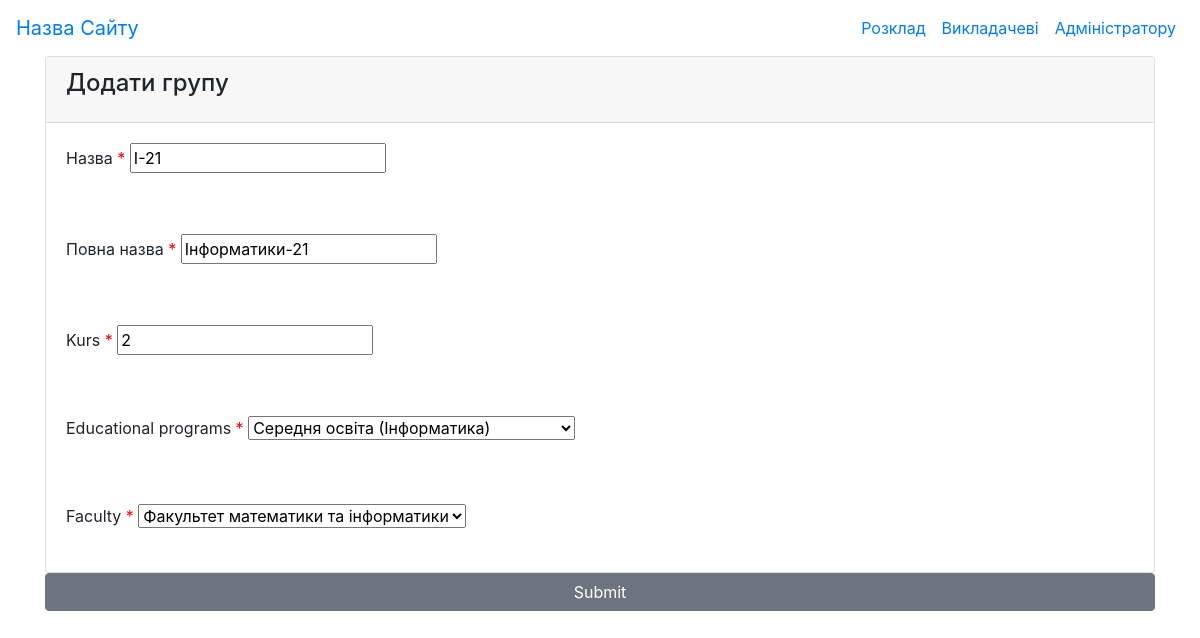
Screenshot of /control/group-create-or-update/update/2/ with the database file from the repository.
### group/models.py (models this page shows, shortened)
class Groups(models.Model):
    title=models.CharField('Назва', max_length=75)
    titleFull=models.CharField('Повна назва', max_length=150)
    kurs=models.PositiveIntegerField(default=1)
    educational_programs=models.ForeignKey(EducationalPrograms,on_delete=models.PROTECT)
    faculty=models.ForeignKey(Facultys,on_delete=models.PROTECT)

### group/views.py (the view, shortened to what this page needs)
# urls.py: path('update/<int:pk>/', GroupsUpdate.as_view(), name='group_update'),
class GroupsUpdate(UpdateView):
    model = Groups
    form_class = GroupsForm
    template_name = "group/group_create_or_update.html"
    success_url = reverse_lazy('group_list')

### group/forms.py
class GroupsForm(ModelForm):
    class Meta:
        model=Groups
        fields='__all__'

### control/models.py (called while the page is built)
    def __str__(self):
        return self.title

### educational_programs/models.py (called while the page is built)
    def __str__(self):
        return self.title

### group/templates/group/group_create_or_update.html (shortened to what this page needs)
{% extends "main/index.html" %}
{% block content %}
<form enctype="multipart/form-data" class="container" method="post" id="group_form">
    <div class="card">
        <div class="card-header card-header-secondary">
            <h4 class="card-title">Додати групу</h4>
        </div>
        {% for field in form %}
            <div class="form-group card-body">
                <label>{{field.label}}</label>
                {% if field.field.required %}
                    <span style="color: red;" class="required">*</span>
                {% endif %}
                {{field}}
            </div>
        {% endfor %}
    </div>
        <div class="form-group">
            <button type="submit" class="btn btn-secondary btn-block">Submit</button>
        </div>
</form>
{% endblock content %}

### rows the page displays
Groups: form "І-21" "Інформатики-21" "2" "Середня освіта (Інформатика)" "Факультет математики та інформатики"

### other values shown
{{ field.label }} "Назва" "Повна назва" "Kurs" "Educational programs" "Faculty"
